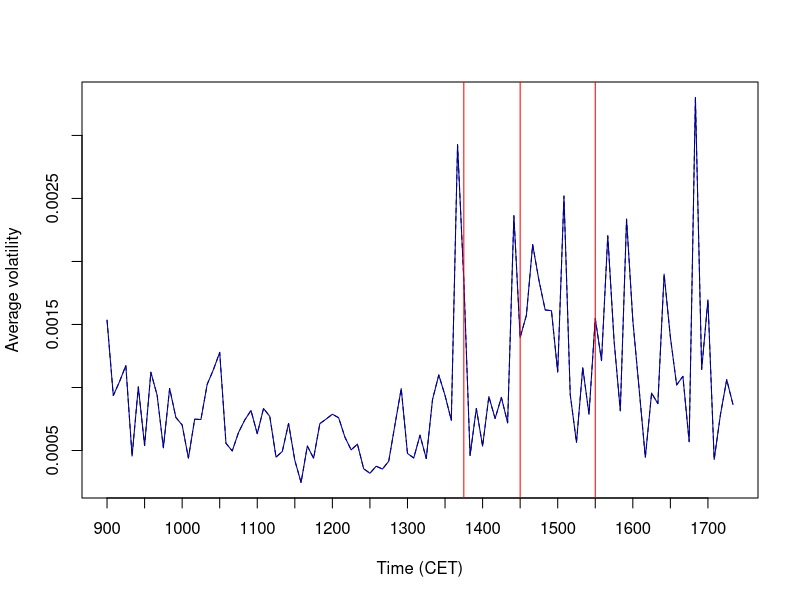

Reproduce this figure in R.
#load and install required packages

pkg = c('plyr', 'TTR')
lapply(pkg, require, character.only = TRUE)
lapply(pkg, library, character.only = TRUE)

#open data sets, set working directory if necessary
#setwd(...)
dax_all_days   = read.csv2('DAX_all_days_aggregate.csv')
dax_press_days = read.csv2('DAX_press_days_aggregate.csv')

#delete old graphic device
dev.off()

#generate plot
plot(dax_press_days$time, dax_press_days$sd, 
     type = 'l', 
     axes = FALSE, 
     xlab = 'Time (CET)', 
     ylab = 'Average volatility', 
     col  = 'darkblue', 
     lwd  = 1)

#transparent background
par(bg = NA)

#box around plot
box(which = 'plot', lty = 'solid')

#ticks and labels
axis(side = 1, at =seq(1, 101, 6), labels = as.character(dax_press_days$time2[seq(1, 101, 6)]))
axis(side = 2, labels = TRUE)

#add vertical lines at 13:45, 14:30, 15:30
lines(dax_all_days$sd, type='l', lty = 2, col = 'darkblue', lwd = 1)
abline(v = c(58,67, 79), col = 'red')
par(bg = NA)






